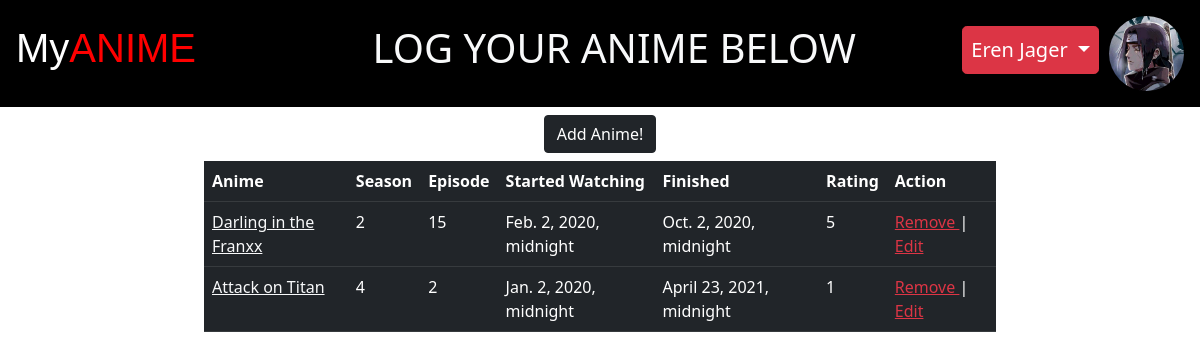
Screenshot of /dashboard (signed in) with the database file from the repository.
### anime_list_app/models.py (models this page shows)
class User(models.Model):
    first_name = models.CharField(max_length=25)
    last_name = models.CharField(max_length=25)
    email = models.CharField(max_length=45)
    user_name = models.CharField(max_length=45)
    pfp = models.TextField()
    password = models.CharField(max_length=45)
    created_at = models.DateTimeField(auto_now_add=True)
    updated_at = models.DateTimeField(auto_now=True)
    objects = UserManager()

class Anime(models.Model):
    title = models.CharField(max_length=255)
    start_date = models.DateTimeField(null=True,blank=None, default=None)
    end_date = models.DateTimeField(null=True,blank=None, default=None)
    season = models.IntegerField()
    episode = models.IntegerField(default=1)
    rating = models.IntegerField()
    user = models.ForeignKey(User, related_name="animes", on_delete = models.CASCADE)
    created_at = models.DateTimeField(auto_now_add=True)
    updated_at = models.DateTimeField(auto_now=True)

### anime_list_app/views.py (the view)
# urls.py: path('dashboard', views.dashboard),
def dashboard(request):
    if 'userid' not in request.session:
        return redirect('/')
    user_info= User.objects.get(id=request.session['userid'])
    context = {
        "user_info" : user_info,
    }
    return render(request, "dashboard.html", context)

### anime_list_app/templates/dashboard.html (shortened to what this page needs)
<!DOCTYPE html>
<html lang="en">
<head>
    {% load static %}
    <link rel="stylesheet" href="{% static 'css/index.css' %}">
    <link href="https://cdn.jsdelivr.net/npm/bootstrap@5.0.0-beta3/dist/css/bootstrap.min.css" rel="stylesheet"
>
</head>
<body>
    <div class="header-login d-flex justify-content-between p-2">
        <header class="mt-2 p-2">
            <a class="text-decoration-none" href='/'>
                <h1 class="h1_color header-color">My<span style="color:red">ANIME</span></h1>
            </a>
        </header>
        <h1 class="p-3 text-light center-header-text">
            LOG YOUR ANIME BELOW
        </h1>
        <div class="d-flex p-2">
            <div class="dropdown dropdown-spacing">
                <a class="p-2 btn btn-danger btn-lg dropdown-toggle" href="#" role="button" id="dropdownMenuLink"
                    data-toggle="dropdown" aria-haspopup="true" aria-expanded="false">
                    {{user_info.user_name}}
                </a>
            </div>
            <a href="/editProfile/{{user_info.id}}"><img class='pfp-border resize-pfp' src="{% static '' %}{{user_info.pfp}}" alt="profpic"></a>
        </div>
    </div>
    <div class="row">
        <div class="col text-center">
            <div class="p-2">
                <form action="/anime/new" method="post">
                    <button type="submit" class="btn btn-dark"> Add Anime!</button>
                </form>
            </div>
        </div>
    </div>
    <div class='row'>
        <div class='col-2'>
        </div>
        <div class='col-8'>
            <table class="table table-dark" style="width:100%">
                <tr>
                    <th>Anime</th>
                    <th>Season</th>
                    <th>Episode</th>
                    <th>Started Watching</th>
                    <th>Finished</th>
                    <th>Rating</th>
                    <th>Action</th>
                </tr>
                {% for anime in user_info.animes.all %}
                <tr>
                    <td><a class='text-light' href="/anime/{{anime.id}}">{{anime.title}}</a></td>
                    <td>{{anime.season}}</td>
                    <td>{{anime.episode}}</td>
                    <td>{{anime.start_date}}</td>
                    <td>{{anime.end_date}}</td>
                    <td>{{anime.rating}}</td>
                    <td><a class='text-danger' href="/delete/{{anime.id}}">Remove </a> | <a class='text-danger' href="/anime/edit/{{anime.id}}">Edit </a></td>
                </tr>
                {% endfor %}
            </table>
        </div>
        <div class='col-2'>
        </div>
    </div>
    <div class="p-2">
    </div>
</body>
</html>

### anime_list_app/static/css/index.css (style rules this page uses)
.resize-pfp { width:75px; height:75px; }
.pfp-border { width: 75px; height: 75px; overflow: hidden; -webkit-border-radius: 75%; -moz-border-radius: 75%; -ms-border-radius: 75%; -o-border-radius: 75%; border-radius: 75%; border-color:red solid 1px; }
.header-login { display: flex; justify-content: space-between; padding:15px; background:black; }
body { background-image: url("paper.gif"); background-color: #cccccc; }
.h1_color { font-family: Arial, Helvetica, sans-serif; }
.header-color { color:white; }
.dropdown-spacing { margin-top: 10px; margin-right:10px; }
.center-header-text { margin-left:70px; }

### rows the page displays
User: user_name "Eren Jager", pfp (picture)
Anime: title "Darling in the Franxx", season "2", episode "15", start_date "Feb. 2, 2020, midnight", end_date "Oct. 2, 2020, midnight", rating "5"
Anime: title "Attack on Titan", season "4", episode "2", start_date "Jan. 2, 2020, midnight", end_date "April 23, 2021, midnight", rating "1"
